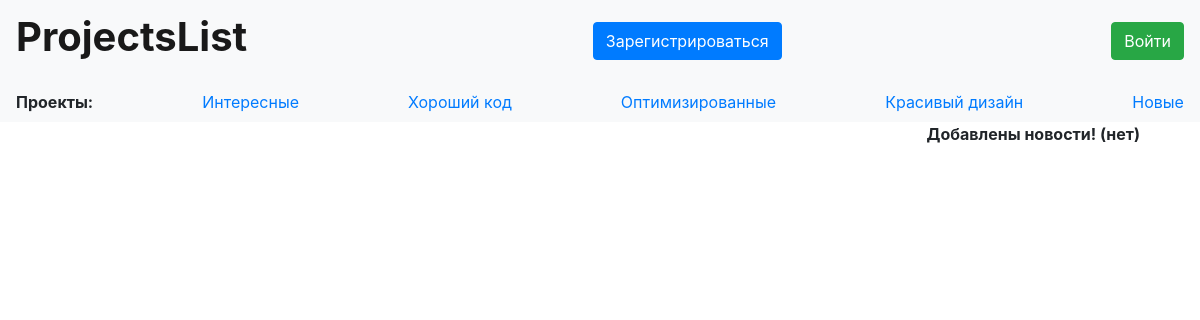
Before: / with the older database file.
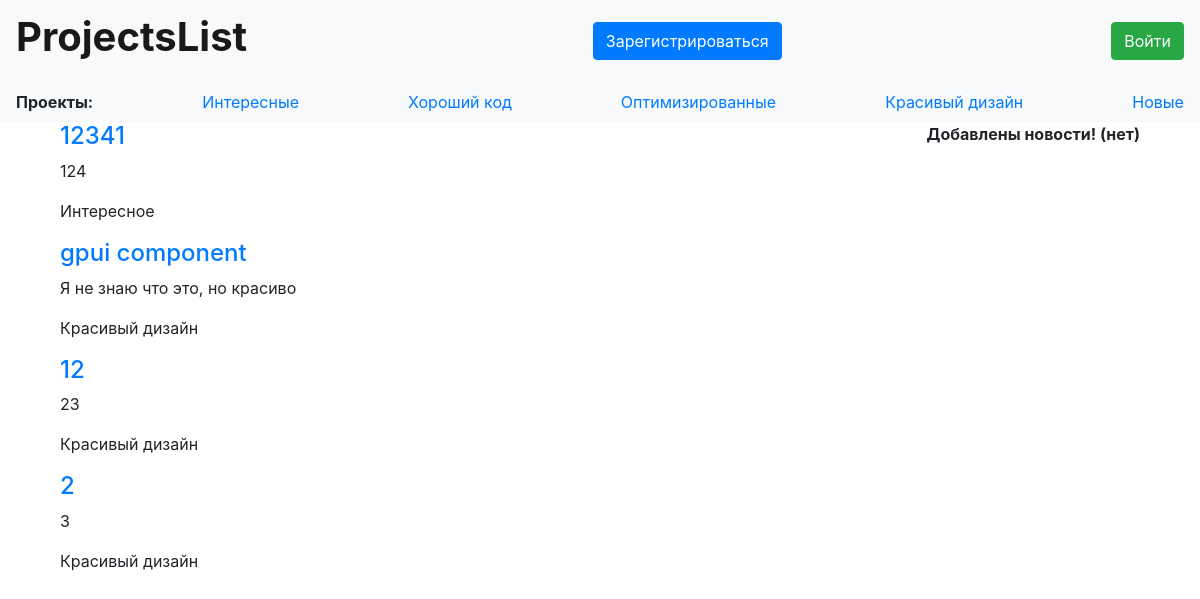
After: the same page with the newer database file.
### data/posts.py (models this page shows)
class Post(SqlAlchemyBase):
    __tablename__ = 'posts'
    id = sa.Column(sa.Integer, primary_key=True, autoincrement=True)
    title = sa.Column(sa.String)
    text = sa.Column(sa.String)
    project_link = sa.Column(sa.String)
    category = sa.Column(sa.String)
    like = sa.Column(sa.Integer, default=0)
    dislike = sa.Column(sa.Integer, default=0)
    create_time = sa.Column(sa.DateTime, default=datetime.now)
    author = sa.orm.relationship('User', back_populates='posts')
    author_id = sa.Column(sa.Integer, sa.ForeignKey('users.id'))
    users_who_liked = sa.orm.relationship('User', back_populates='liked_posts', secondary='rating_posts')
    comments = sa.orm.relationship('Comment', back_populates='post')

### server.py (the view)
@app.route('/')
def home():
    try:
        db = db_session.create_session()
        posts = db.query(Post).all()[:-5:-1]
        return flask.render_template('home.html', title='ProjectsList', posts=posts)
    finally:
        db.close()

### data/db_session.py (called while the page is built)
def create_session() -> Session:
    global __factory
    return __factory()

### templates/home.html (shortened to what this page needs)
{% extends "base.html" %}
{% block content %}
    <div class='container'>
        <div class='posts' style='display: inline-block'>
            {% for post in posts %}
            <div class='small-post'>
                <div style='display: inline-block;'>
                    <a href='posts/{{post.id}}'>
                        <h4>{{post.title}}</h4>
                    </a>
                    <p>{{post.text}}</p>
                    <p>{{post.category}}</p>
                </div>
            </div>
            {% endfor %}
        </div>
        <div class='news' style='display: inline-block; float: right'>
            <b>Добавлены новости! (нет)</b>
        </div>
    </div>
{% endblock %}

### templates/base.html (shortened to what this page needs)
<!doctype html>
<html lang="en">
<head>
    <link rel="stylesheet"
          href="https://stackpath.bootstrapcdn.com/bootstrap/4.4.1/css/bootstrap.min.css"
>
</head>
<body>
<header>
    <nav class="navbar navbar-light bg-light">
        <a class="navbar-brand" href='/'><h1><b>ProjectsList</b></h1></a>
        {% if current_user.is_authenticated %}
        	<div class='user-navbar'>
			<img class='user-icon' src='/{{current_user.image}}' width='42' height='42' /img>
			<a class='user-name' href="/user{{current_user.id}}">{{ current_user.name }}</a>
		</div>
        {% else %}
		<a class="btn btn-primary " href="/register">Зарегистрироваться</a>
		<a class="btn btn-success" href="/login">Войти</a>
        {% endif %}
    </nav>
    <nav class="navbar navbar-light bg-light">
        <b>Проекты:</b>
	<a href='/interesting'>Интересные</a>
        <a href='/goodcode'>Хороший код</a>
        <a href='/optimized'>Оптимизированные</a>
        <a href='/beautifuldesign '>Красивый дизайн</a>
        <a href='/new'>Новые</a>
    </nav>
</header>
<main role="main" class='container'>
    {% block content %}{% endblock %}
</main>
</body>
</html>

Changed rows visible on the page:
added Post: title "12341", text "124", category "Интересное"
added Post: title "gpui component", text "Я не знаю что это, но красиво", category "Красивый дизайн"
added Post: title "12", text "23", category "Красивый дизайн"
added Post: title "2", text "3", category "Красивый дизайн"
